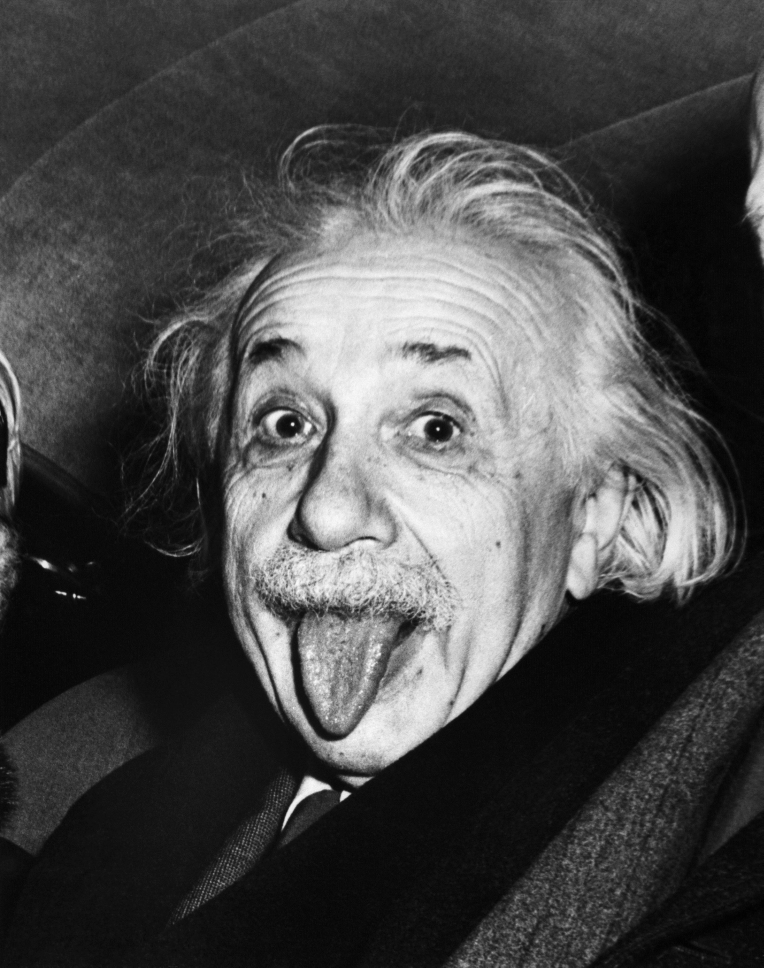
#> input picture einstein.jpg, 1527 x 1935 px (shown at 1/2 size)
$ python Einshtein.py
#> lines starting #> are read from the running program, lines starting #| are printed output that depends on the picture
from PIL import Image
import matplotlib.pyplot as plt


def image_to_ascii(image_path, width=100):
    # Загрузите изображение
#> called with image_path = 'einstein.jpg', width = 100
    img = Image.open(image_path)
#> img is the input picture: PIL image 1527x1935 RGB; min 0, max 253, mean 73.7

    # Измените размер изображения
    aspect_ratio = img.height / img.width
#> aspect_ratio = 1.27
    new_height = int(aspect_ratio * width)
#> new_height = 126
    img = img.resize((width, new_height))
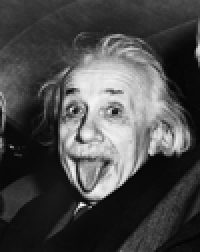
#> img: PIL image 100x126 RGB (shown 2 times larger); min 4, max 255, mean 73.7

    # Преобразуйте изображение в градации серого
    img_gray = img.convert('L')

    # Определите набор символов для отображения градаций серого
    chars = "@%#*+=-:. "  # Более детализированный набор символов
    num_chars = len(chars)

    pixels = img_gray.load()
    ascii_image = ""

    for y in range(img_gray.height):
        for x in range(img_gray.width):
            pixel = pixels[x, y]
            # Преобразование значений серого (0-255) в диапазон индексов символов
            ascii_index = pixel * (num_chars - 1) // 255
            ascii_image += chars[ascii_index]
        ascii_image += "\n"

    return ascii_image


# Путь к изображению
image_path = 'einstein.jpg'  # Замените на путь к вашему изображению

# Преобразуйте изображение в псевдографику
ascii_art = image_to_ascii(image_path, width=100)

# Отображение изображения
plt.figure(figsize=(10, 10))
plt.text(0.5, 0.5, ascii_art, fontsize=8, fontfamily='monospace', ha='center', va='center', color='black')
plt.axis('off')  # Отключить оси для чистого отображения изображения
plt.show()
